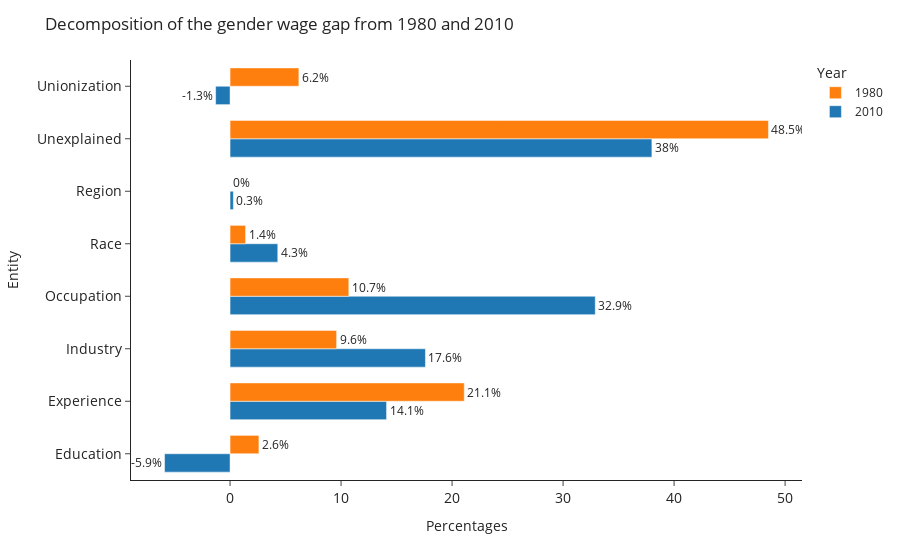

Notebook cell for this chart:
### Code cell
df6['Year'] = df6['Year'].astype(str)
fig3 = px.bar(df6, y="Entity", x="Percent of gender gap", color='Year',
             barmode="group",template="simple_white",
             orientation="h",text="Percent of gender gap")
fig3.update_layout(
    title='Decomposition of the gender wage gap from 1980 and 2010',
    xaxis_tickfont_size=14,
    xaxis=dict(
        title='Percentages',
        titlefont_size=14,
        tickfont_size=14,
    ),
    yaxis=dict(
        title='Entity',
        titlefont_size=14,
        tickfont_size=14,
    ))

fig3.update_layout(barmode='group', bargap=0.3,bargroupgap=0.0)
fig3.update_traces(textposition='outside',
            texttemplate = "%{x:.}%")
fig3.update_layout(legend_traceorder="reversed")
fig3.show()
#fig3.write_html("Bar chart for gender pap in%.html")

### Figure 1 — Plotly figure (JSON) as saved in the notebook; plotly's stock layout.template omitted (floating-point values rounded to 4 significant figures)
{"data": [{"alignmentgroup": "True", "hovertemplate": "Year=2010<br>Percent of gender gap=%{text}<br>Entity=%{y}<extra></extra>", "legendgroup": "2010", "marker": {"color": "#1F77B4", "pattern": {"shape": ""}}, "name": "2010", "offsetgroup": "2010", "orientation": "h", "showlegend": true, "text": [-5.9, 14.1, 17.6, 32.9, 4.3, 0.3, 38, -1.3], "textposition": "outside", "texttemplate": "%{x:.}%", "type": "bar", "x": [-5.9, 14.1, 17.6, 32.9, 4.3, 0.3, 38, -1.3], "xaxis": "x", "y": ["Education", "Experience", "Industry", "Occupation", "Race", "Region", "Unexplained", "Unionization"], "yaxis": "y"}, {"alignmentgroup": "True", "hovertemplate": "Year=1980<br>Percent of gender gap=%{text}<br>Entity=%{y}<extra></extra>", "legendgroup": "1980", "marker": {"color": "#FF7F0E", "pattern": {"shape": ""}}, "name": "1980", "offsetgroup": "1980", "orientation": "h", "showlegend": true, "text": [2.6, 21.1, 9.6, 10.7, 1.4, 0, 48.5, 6.2], "textposition": "outside", "texttemplate": "%{x:.}%", "type": "bar", "x": [2.6, 21.1, 9.6, 10.7, 1.4, 0, 48.5, 6.2], "xaxis": "x", "y": ["Education", "Experience", "Industry", "Occupation", "Race", "Region", "Unexplained", "Unionization"], "yaxis": "y"}], "layout": {"bargap": 0.3, "bargroupgap": 0, "barmode": "group", "legend": {"title": {"text": "Year"}, "tracegroupgap": 0, "traceorder": "reversed"}, "margin": {"t": 60}, "title": {"text": "Decomposition of the gender wage gap from 1980 and 2010"}, "xaxis": {"anchor": "y", "domain": [0, 1], "tickfont": {"size": 14}, "title": {"font": {"size": 14}, "text": "Percentages"}}, "yaxis": {"anchor": "x", "domain": [0, 1], "tickfont": {"size": 14}, "title": {"font": {"size": 14}, "text": "Entity"}}}}
